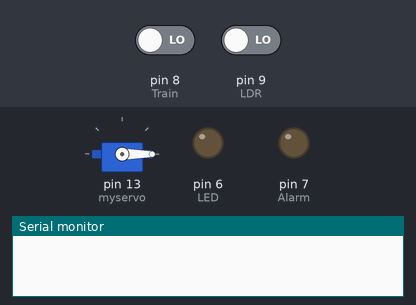
The sketch below on a simulated Arduino Uno, built with avr-gcc and run on an emulated ATmega328P. On the bench: servo, output pins drawn as LEDs (lit = HIGH), the last lines printed to the serial monitor. The test bench sets the inputs (shaded band); at power-on: pin 8 (Train) LOW, pin 9 (LDR) LOW.

Above: at 2.8 s.
2.9 s: pin 8 (Train) driven HIGH
At 4.2 s:
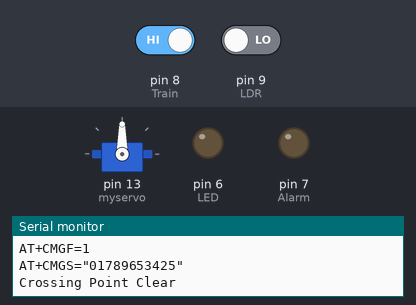
4.5 s: pin 9 (LDR) driven HIGH
At 5.9 s:
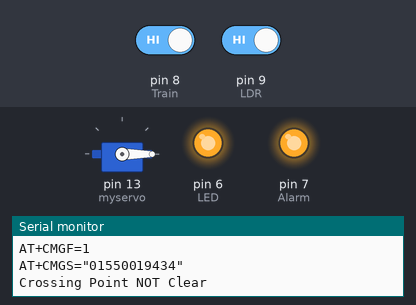
6.5 s: pin 9 (LDR) driven LOW
At 7.7 s:
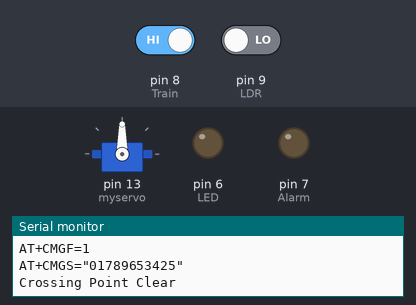
8.5 s: pin 8 (Train) driven LOW
At 10.3 s:
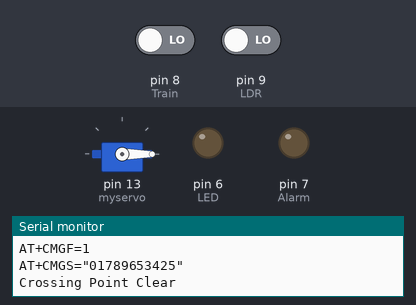
10.6 s: pin 8 (Train) driven HIGH and pin 9 (LDR) driven HIGH
At 12.2 s:
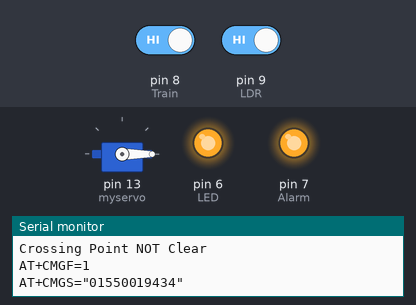
Timing chart, 0 to 13.7 s (numbered marks = the images above; inputs shaded):
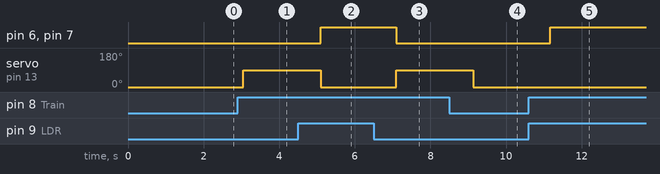

The sketch:

Crossing_Code.ino.ino
```cpp
#include<LiquidCrystal.h>
#include <SoftwareSerial.h>
#include <Servo.h>

Servo myservo;
LiquidCrystal lcd(12 , 11 , 5 ,4 ,3 ,2);
int Train = 8;
int LED = 6;
int Alarm = 7;
int LDR = 9;
int pos;


void setup() {
      Serial.begin(9600);
      pinMode(Train , INPUT);
      pinMode(LDR,INPUT);
      pinMode(LED,OUTPUT);
      pinMode(Alarm,OUTPUT);
      myservo.attach(13);
}

void loop() {

      if(digitalRead(Train) == HIGH){

        lcd.setCursor(0,0);
        lcd.print("Train Coming");

        if(digitalRead(LDR)== HIGH){
            digitalWrite(Alarm ,HIGH);
            digitalWrite(LED ,HIGH);
            myservo.write(0);
            Serial.println();
            Serial.println("AT+CMGF=1");
            Serial.println("AT+CMGS=\"01550019434\"\r");
            Serial.println("Crossing Point NOT Clear");
                  }
          else
          {
                digitalWrite(Alarm , LOW);
                digitalWrite(LED ,LOW);
                for (pos = 0; pos <= 90; pos += 5)
                      myservo.write(pos);

                delay(15);
                Serial.println();
                Serial.println("AT+CMGF=1");
                Serial.println("AT+CMGS=\"01789653425\"\r");
                Serial.println("Crossing Point Clear");
          }
      }
      else{
        lcd.setCursor(0,0);
        lcd.print("Train Not Coming");
        digitalWrite(Alarm ,LOW);
        digitalWrite(LED ,LOW);
        myservo.write(0);
        delay(15);
      }
    delay (1000);
    lcd.clear();

}
```

Measured:
- after the input at 2.9 s, servo on pin 13 (myservo): 0° → 90° after 0.15 s
- after the input at 4.5 s, pin 6 (LED), pin 7 (Alarm): LOW → HIGH after 0.59 s; servo on pin 13 (myservo): 90° → 0° after 0.59 s
- after the input at 6.5 s, pin 6 (LED), pin 7 (Alarm): HIGH → LOW after 0.60 s; servo on pin 13 (myservo): 0° → 90° after 0.60 s
- after the input at 8.5 s, servo on pin 13 (myservo): 90° → 0° after 0.64 s
- after the input at 10.6 s, pin 6 (LED), pin 7 (Alarm): LOW → HIGH after 0.57 s
